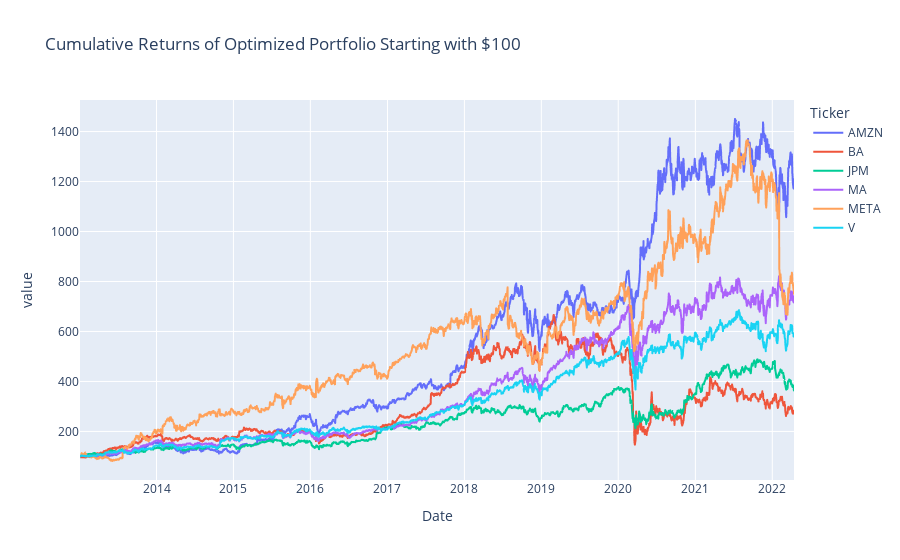

The cell this chart's notebook holds for it:
### Code cell
fig_cum_returns_optimized = plot_cum_returns(stocks_df['Optimized Portfolio'], 'Cumulative Returns of Optimized Portfolio Starting with $100')
fig_cum_returns_optimized.show()

### Figure 1 — Plotly figure (JSON) as saved in the notebook; plotly's stock layout.template omitted (floating-point values rounded to 4 significant figures; data arrays with more than 128 entries replaced by an {"elided": "..."} marker saying what was removed)
{"data": [{"hovertemplate": "Ticker=AMZN<br>Date=%{x}<br>value=%{y}<extra></extra>", "legendgroup": "AMZN", "line": {"color": "#636efa", "dash": "solid"}, "marker": {"symbol": "circle"}, "mode": "lines", "name": "AMZN", "showlegend": true, "type": "scattergl", "x": {"elided": "2338 str values"}, "xaxis": "x", "y": {"elided": "2338 float values"}, "yaxis": "y"}, {"hovertemplate": "Ticker=BA<br>Date=%{x}<br>value=%{y}<extra></extra>", "legendgroup": "BA", "line": {"color": "#EF553B", "dash": "solid"}, "marker": {"symbol": "circle"}, "mode": "lines", "name": "BA", "showlegend": true, "type": "scattergl", "x": {"elided": "2338 str values"}, "xaxis": "x", "y": {"elided": "2338 float values"}, "yaxis": "y"}, {"hovertemplate": "Ticker=JPM<br>Date=%{x}<br>value=%{y}<extra></extra>", "legendgroup": "JPM", "line": {"color": "#00cc96", "dash": "solid"}, "marker": {"symbol": "circle"}, "mode": "lines", "name": "JPM", "showlegend": true, "type": "scattergl", "x": {"elided": "2338 str values"}, "xaxis": "x", "y": {"elided": "2338 float values"}, "yaxis": "y"}, {"hovertemplate": "Ticker=MA<br>Date=%{x}<br>value=%{y}<extra></extra>", "legendgroup": "MA", "line": {"color": "#ab63fa", "dash": "solid"}, "marker": {"symbol": "circle"}, "mode": "lines", "name": "MA", "showlegend": true, "type": "scattergl", "x": {"elided": "2338 str values"}, "xaxis": "x", "y": {"elided": "2338 float values"}, "yaxis": "y"}, {"hovertemplate": "Ticker=META<br>Date=%{x}<br>value=%{y}<extra></extra>", "legendgroup": "META", "line": {"color": "#FFA15A", "dash": "solid"}, "marker": {"symbol": "circle"}, "mode": "lines", "name": "META", "showlegend": true, "type": "scattergl", "x": {"elided": "2338 str values"}, "xaxis": "x", "y": {"elided": "2338 float values"}, "yaxis": "y"}, {"hovertemplate": "Ticker=V<br>Date=%{x}<br>value=%{y}<extra></extra>", "legendgroup": "V", "line": {"color": "#19d3f3", "dash": "solid"}, "marker": {"symbol": "circle"}, "mode": "lines", "name": "V", "showlegend": true, "type": "scattergl", "x": {"elided": "2338 str values"}, "xaxis": "x", "y": {"elided": "2338 float values"}, "yaxis": "y"}], "layout": {"legend": {"title": {"text": "Ticker"}, "tracegroupgap": 0}, "title": {"text": "Cumulative Returns of Optimized Portfolio Starting with $100"}, "xaxis": {"anchor": "y", "domain": [0, 1], "title": {"text": "Date"}}, "yaxis": {"anchor": "x", "domain": [0, 1], "title": {"text": "value"}}}}
